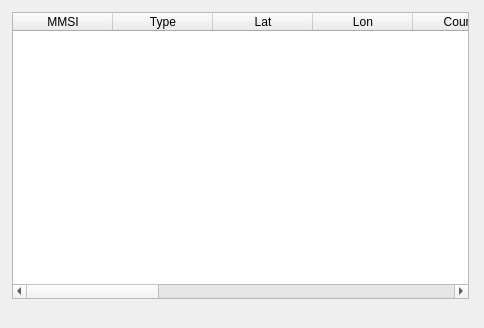
<?xml version="1.0" encoding="UTF-8"?>
<ui version="4.0">
 <class>AISGUI</class>
 <widget class="RollupWidget" name="AISGUI">
  <property name="geometry">
   <rect>
    <x>0</x>
    <y>0</y>
    <width>484</width>
    <height>328</height>
   </rect>
  </property>
  <property name="sizePolicy">
   <sizepolicy hsizetype="Expanding" vsizetype="Expanding">
    <horstretch>0</horstretch>
    <verstretch>0</verstretch>
   </sizepolicy>
  </property>
  <property name="minimumSize">
   <size>
    <width>320</width>
    <height>100</height>
   </size>
  </property>
  <property name="maximumSize">
   <size>
    <width>16777215</width>
    <height>16777215</height>
   </size>
  </property>
  <property name="font">
   <font>
    <family>Liberation Sans</family>
    <pointsize>9</pointsize>
   </font>
  </property>
  <property name="windowTitle">
   <string>AIS</string>
  </property>
  <property name="layoutDirection">
   <enum>Qt::LeftToRight</enum>
  </property>
  <widget class="QWidget" name="tableContainer" native="true">
   <property name="geometry">
    <rect>
     <x>10</x>
     <y>10</y>
     <width>461</width>
     <height>291</height>
    </rect>
   </property>
   <property name="sizePolicy">
    <sizepolicy hsizetype="Expanding" vsizetype="Expanding">
     <horstretch>0</horstretch>
     <verstretch>0</verstretch>
    </sizepolicy>
   </property>
   <property name="windowTitle">
    <string>Vessels, Base stations and Aids-to-navigation</string>
   </property>
   <layout class="QVBoxLayout" name="verticalLayout">
    <property name="spacing">
     <number>3</number>
    </property>
    <property name="leftMargin">
     <number>2</number>
    </property>
    <property name="topMargin">
     <number>2</number>
    </property>
    <property name="rightMargin">
     <number>2</number>
    </property>
    <property name="bottomMargin">
     <number>2</number>
    </property>
    <item>
     <widget class="QTableWidget" name="vessels">
      <property name="toolTip">
       <string>Vessels</string>
      </property>
      <property name="editTriggers">
       <set>QAbstractItemView::NoEditTriggers</set>
      </property>
      <column>
       <property name="text">
        <string>MMSI</string>
       </property>
       <property name="toolTip">
        <string>Maritime Mobile Service Identity</string>
       </property>
      </column>
      <column>
       <property name="text">
        <string>Type</string>
       </property>
      </column>
      <column>
       <property name="text">
        <string>Lat</string>
       </property>
       <property name="toolTip">
        <string>Latitude in degrees. East positive</string>
       </property>
      </column>
      <column>
       <property name="text">
        <string>Lon</string>
       </property>
       <property name="toolTip">
        <string>Longitude in degrees. North positive.</string>
       </property>
      </column>
      <column>
       <property name="text">
        <string>Course</string>
       </property>
       <property name="toolTip">
        <string>Course in degrees.</string>
       </property>
      </column>
      <column>
       <property name="text">
        <string>Speed</string>
       </property>
       <property name="toolTip">
        <string>Speed in knots.</string>
       </property>
      </column>
      <column>
       <property name="text">
        <string>Heading</string>
       </property>
       <property name="toolTip">
        <string>Heading in degrees.</string>
       </property>
      </column>
      <column>
       <property name="text">
        <string>Status</string>
       </property>
      </column>
      <column>
       <property name="text">
        <string>IMO</string>
       </property>
       <property name="toolTip">
        <string>International Maritime Organization number</string>
       </property>
      </column>
      <column>
       <property name="text">
        <string>Name</string>
       </property>
       <property name="toolTip">
        <string>Name of the vessel</string>
       </property>
      </column>
      <column>
       <property name="text">
        <string>Callsign</string>
       </property>
      </column>
      <column>
       <property name="text">
        <string>Ship Type</string>
       </property>
      </column>
      <column>
       <property name="text">
        <string>Destination</string>
       </property>
      </column>
     </widget>
    </item>
   </layout>
  </widget>
 </widget>
 <customwidgets>
  <customwidget>
   <class>RollupWidget</class>
   <extends>QWidget</extends>
   <header>gui/rollupwidget.h</header>
   <container>1</container>
  </customwidget>
 </customwidgets>
 <resources>
  <include location="../../../sdrgui/resources/res.qrc"/>
 </resources>
 <connections/>
</ui>
